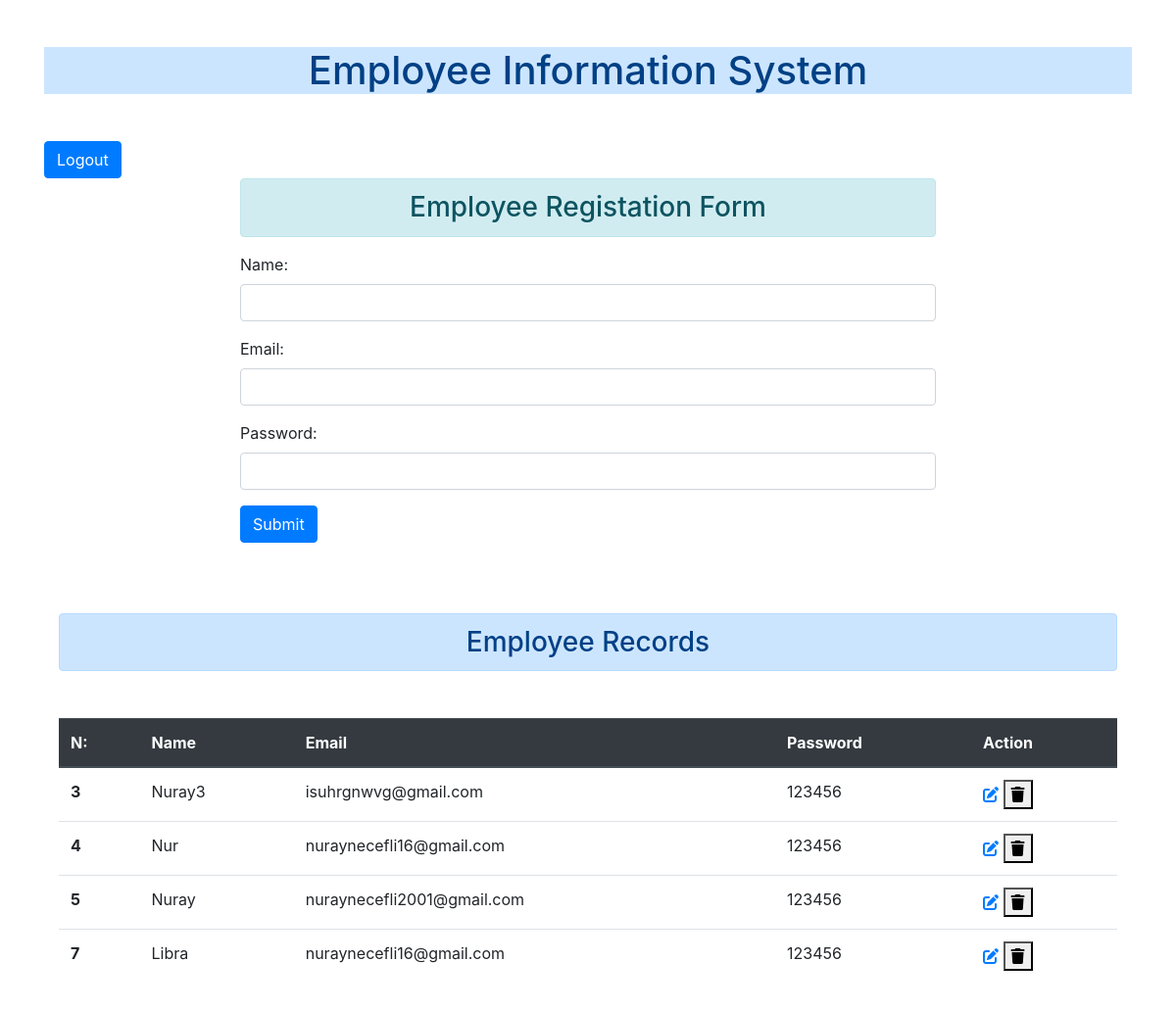
The app's page / (signed in) with its own data.
### app1/models.py (models this page shows, shortened)
class Employee(models.Model):
    name=models.CharField(max_length=25,null=True)
    email=models.EmailField(max_length=60,null=True)
    password=models.CharField(max_length=12,null=True)

### app1/views.py (the view)
# urls.py: path('',views.Home,name='index'),
@login_required()
def Home(request):
    form=EmployeeForm()
    if request.method=='POST':
        form=EmployeeForm(request.POST)
        form.save()
        form=EmployeeForm()
    data = Employee.objects.all()
    context = {
        'form':form,
        'data':data
    }
    return render(request,'app1/index.html',context)

### app1/forms.py
class EmployeeForm(ModelForm):
    class Meta:
        model=Employee
        fields='__all__'
        widgets={
            'name':forms.TextInput(attrs={'class':'form-control'}),
            'email':forms.TextInput(attrs={'class':'form-control'}),
            'password':forms.PasswordInput(attrs={'class':'form-control'},render_value=True)
        }

### app1/templates/app1/index.html (shortened to what this page needs)
{% extends 'app1/base.html' %}
{% block content %}
<div class="container">
    <div class="row">
        <div class="col col-8 offset-2">
                <h3 class="alert alert-info text-center">Employee Registation Form</h3>
    <form  method="post">
        {{form.as_p}}
        <input type="submit" value="Submit" class="btn btn-primary">
    </form>
</div>
</div>
<br><br><br>
<h3 class="alert alert-primary text-center">Employee Records</h3>
<table class="table my-5">
    <thead class="thead-dark">
      <tr>
        <th scope="col">N:</th>
        <th scope="col">Name</th>
        <th scope="col">Email</th>
        <th scope="col">Password</th>
        <th scope="col">Action</th>
      </tr>
    </thead>
    <tbody>
    {% for i in data  %}
      <tr>
        <th scope="row">{{i.id}}</th>
        <td>{{i.name}}</td>
        <td>{{i.email}}</td>
        <td>{{i.password}}</td>
        <td>
            <a href="{% url 'update' i.id %}">
            <i class="fa-solid fa-pen-to-square"></i>
        </a>
        <form action="{% url  'delete' i.id %}" method="post" class="d-inline">
            <button type="submit">
                <i class="fa-solid fa-trash "></i>
            </button>
        </form>
        </td>
      </tr>
      {% endfor %}
    </tbody>
  </table>
</div>
    {% endblock content %}

### app1/templates/app1/base.html (shortened to what this page needs)
<!doctype html>
<html lang="en">
  <head>
    <link rel="stylesheet" href="https://cdn.jsdelivr.net/npm/bootstrap@4.3.1/dist/css/bootstrap.min.css">
  </head>
  <body>
    <div class="container">
    <h1 class="atert alert-primary my-5 text-center">Employee Information System</h1>
    <a href="{% url 'log_out' %}" class="btn btn-primary">Logout</a>
    {% block content %}
    {% endblock content %}
</div>
  </body>
</html>

### records on screen
Employee: id "3", name "Nuray3", email "isuhrgnwvg@gmail.com", password "123456"
Employee: id "4", name "Nur", email "nuraynecefli16@gmail.com", password "123456"
Employee: id "5", name "Nuray", email "nuraynecefli2001@gmail.com", password "123456"
Employee: id "7", name "Libra", email "nuraynecefli16@gmail.com", password "123456"
